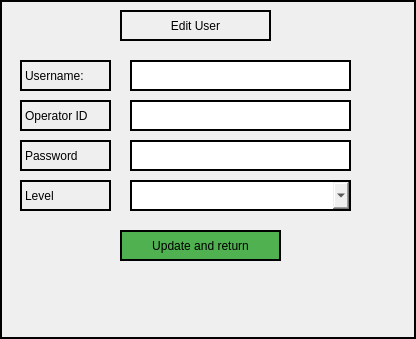
<?xml version="1.0" encoding="UTF-8"?>
<ui version="4.0">
 <class>Form</class>
 <widget class="QWidget" name="Form">
  <property name="geometry">
   <rect>
    <x>0</x>
    <y>0</y>
    <width>416</width>
    <height>339</height>
   </rect>
  </property>
  <property name="windowTitle">
   <string>Form</string>
  </property>
  <property name="styleSheet">
   <string notr="true">border: 2px solid black;
</string>
  </property>
  <widget class="QLabel" name="label">
   <property name="geometry">
    <rect>
     <x>120</x>
     <y>10</y>
     <width>151</width>
     <height>31</height>
    </rect>
   </property>
   <property name="text">
    <string>Edit User</string>
   </property>
   <property name="alignment">
    <set>Qt::AlignCenter</set>
   </property>
  </widget>
  <widget class="QLabel" name="label_2">
   <property name="geometry">
    <rect>
     <x>20</x>
     <y>60</y>
     <width>91</width>
     <height>31</height>
    </rect>
   </property>
   <property name="text">
    <string>Username:</string>
   </property>
  </widget>
  <widget class="QLabel" name="label_3">
   <property name="geometry">
    <rect>
     <x>20</x>
     <y>100</y>
     <width>91</width>
     <height>31</height>
    </rect>
   </property>
   <property name="text">
    <string>Operator ID</string>
   </property>
  </widget>
  <widget class="QLabel" name="label_4">
   <property name="geometry">
    <rect>
     <x>20</x>
     <y>140</y>
     <width>91</width>
     <height>31</height>
    </rect>
   </property>
   <property name="text">
    <string>Password</string>
   </property>
  </widget>
  <widget class="QLabel" name="label_5">
   <property name="geometry">
    <rect>
     <x>20</x>
     <y>180</y>
     <width>91</width>
     <height>31</height>
    </rect>
   </property>
   <property name="text">
    <string>Level</string>
   </property>
  </widget>
  <widget class="QPushButton" name="Confirm">
   <property name="geometry">
    <rect>
     <x>120</x>
     <y>230</y>
     <width>161</width>
     <height>31</height>
    </rect>
   </property>
   <property name="styleSheet">
    <string notr="true">background-color: rgba(75, 175, 75, 250);</string>
   </property>
   <property name="text">
    <string>Update and return</string>
   </property>
   <property name="icon">
    <iconset>
     <normaloff>../icons/arrow-90deg-left.svg</normaloff>../icons/arrow-90deg-left.svg</iconset>
   </property>
  </widget>
  <widget class="QLineEdit" name="usernameEdit">
   <property name="geometry">
    <rect>
     <x>130</x>
     <y>60</y>
     <width>221</width>
     <height>31</height>
    </rect>
   </property>
  </widget>
  <widget class="QLineEdit" name="idEdit">
   <property name="geometry">
    <rect>
     <x>130</x>
     <y>100</y>
     <width>221</width>
     <height>31</height>
    </rect>
   </property>
  </widget>
  <widget class="QLineEdit" name="passwordEdit">
   <property name="geometry">
    <rect>
     <x>130</x>
     <y>140</y>
     <width>221</width>
     <height>31</height>
    </rect>
   </property>
  </widget>
  <widget class="QComboBox" name="Level">
   <property name="geometry">
    <rect>
     <x>130</x>
     <y>180</y>
     <width>221</width>
     <height>31</height>
    </rect>
   </property>
  </widget>
 </widget>
 <resources/>
 <connections/>
</ui>
